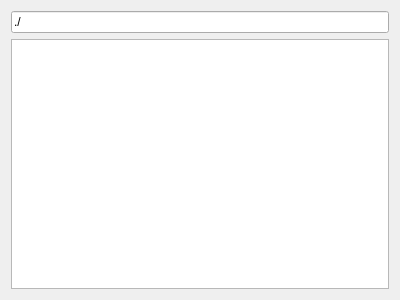
<?xml version="1.0" encoding="UTF-8"?>
<ui version="4.0">
 <class>FileSystemBrowser</class>
 <widget class="QWidget" name="FileSystemBrowser">
  <property name="geometry">
   <rect>
    <x>0</x>
    <y>0</y>
    <width>400</width>
    <height>300</height>
   </rect>
  </property>
  <property name="windowTitle">
   <string>Form</string>
  </property>
  <layout class="QGridLayout" name="gridLayout">
   <item row="0" column="0">
    <widget class="QLineEdit" name="lePath">
     <property name="text">
      <string>./</string>
     </property>
    </widget>
   </item>
   <item row="1" column="0">
    <widget class="QTreeView" name="tvFileSystem"/>
   </item>
  </layout>
 </widget>
 <resources/>
 <connections/>
</ui>
